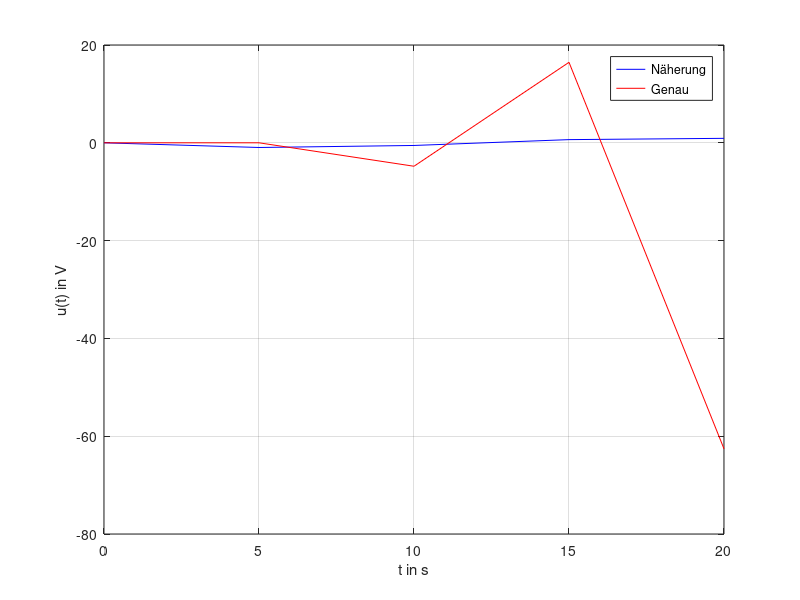

This figure's MATLAB source:
%Valentin Finsterle 12/05/2020 Gruppe A2
%% Aufräumen
clear
clc 
close all;

%% Berechnen
h = input('Wert für h eingeben:');  %Schrittweite
t = 0:h:20;                         %Vektor t von 0 bis 20
le = length(t);

C = 1e-6;
u = sin(t);                         
R = 1e6;

y = zeros(1,le);
y(1) = 0;

for k = 1:le-1
    y(k+1) = y(k) + h*(-y(k)+u(k));
end

%% Graph
plot(t,u,"b-",t,y,"r-")
legend("Näherung","Genau")
xlabel("t in s")
ylabel("u(t) in V")
grid